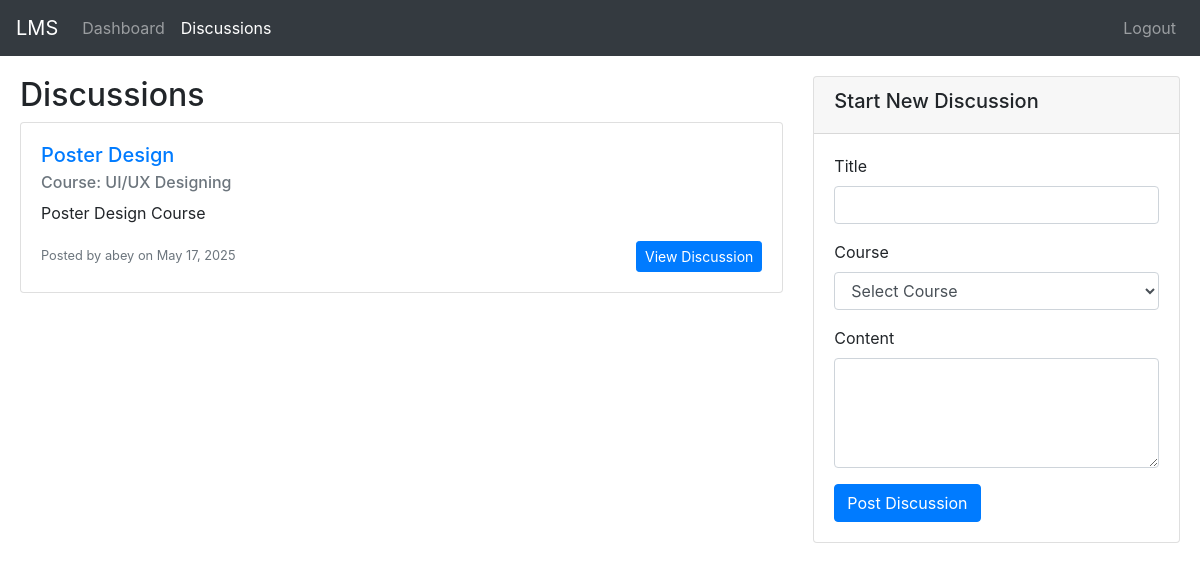
/discussions.php (signed in), run on the app's committed database.
### tables this page shows
CREATE TABLE `discussions` (
  `id` int(11) NOT NULL,
  `title` varchar(255) NOT NULL,
  `content` text NOT NULL,
  `author_id` int(11) NOT NULL,
  `course_id` int(11) NOT NULL,
  `created_at` timestamp NOT NULL DEFAULT current_timestamp()
);

CREATE TABLE `courses` (
  `course_id` int(11) NOT NULL,
  `title` varchar(150) NOT NULL,
  `description` text DEFAULT NULL,
  `instructor_id` int(11) NOT NULL,
  `created_at` timestamp NOT NULL DEFAULT current_timestamp()
);

CREATE TABLE `users` (
  `user_id` int(11) NOT NULL,
  `username` varchar(50) NOT NULL,
  `email` varchar(100) NOT NULL,
  `password` varchar(255) NOT NULL,
  `role` enum('student','instructor','admin') NOT NULL DEFAULT 'student',
  `full_name` varchar(100) DEFAULT NULL,
  `created_at` timestamp NOT NULL DEFAULT current_timestamp()
);

### discussions.php (the view, shortened to what this page needs)
<?php
require_once "config/database.php";
$role    = $_SESSION["role"];
$sql = "SELECT d.*, u.username as author_name, c.title as course_title
        FROM discussions d
        JOIN users u ON d.author_id = u.user_id
        JOIN courses c ON d.course_id = c.course_id
        ORDER BY d.created_at DESC";
$discussions = [];
if($stmt = mysqli_prepare($conn, $sql)){
    if(mysqli_stmt_execute($stmt)){
        $result = mysqli_stmt_get_result($stmt);
        while($row = mysqli_fetch_assoc($result)){
            $discussions[] = $row;
        }
    }
}
?>
<!DOCTYPE html>
<html lang="en">
<head>
    <link rel="stylesheet" href="https://stackpath.bootstrapcdn.com/bootstrap/4.5.2/css/bootstrap.min.css">
    <link rel="stylesheet" href="https://cdnjs.cloudflare.com/ajax/libs/font-awesome/5.15.4/css/all.min.css">
</head>
<body>
    <nav class="navbar navbar-expand-lg navbar-dark bg-dark">
        <a class="navbar-brand" href="#">LMS</a>
        <div class="collapse navbar-collapse" id="navbarNav">
            <ul class="navbar-nav mr-auto">
                <li class="nav-item"><a class="nav-link" href="index.php">Dashboard</a></li>
                <li class="nav-item active"><a class="nav-link" href="discussions.php">Discussions</a></li>
            </ul>
            <ul class="navbar-nav"><li class="nav-item"><a class="nav-link" href="logout.php">Logout</a></li></ul>
        </div>
    </nav>
    <div class="wrapper">
        <div class="row">
            <div class="col-md-8">
                <h2>Discussions</h2>
                <?php if(empty($discussions)): ?>
                    <p>No discussions available.</p>
                <?php else: ?>
                    <?php foreach($discussions as $discussion): ?>
                    <div class="card discussion-card">
                        <div class="card-body">
                            <h5 class="card-title">
                                <a href="view_discussion.php?id=<?php echo $discussion['id']; ?>">
                                    <?php echo htmlspecialchars($discussion['title']); ?>
                                </a>
                            </h5>
                            <h6 class="card-subtitle mb-2 text-muted">
                                Course: <?php echo htmlspecialchars($discussion['course_title']); ?>
                            </h6>
                            <p class="card-text">
                                <?php $snippet = htmlspecialchars($discussion['content']);
                                      echo strlen($snippet) > 200 ? substr($snippet,0,200) . '...' : $snippet; ?>
                            </p>
                            <div class="d-flex justify-content-between align-items-center">
                                <small class="text-muted">
                                    Posted by <?php echo htmlspecialchars($discussion['author_name']); ?>
                                    on <?php echo date('M d, Y', strtotime($discussion['created_at'])); ?>
                                </small>
                                <a href="view_discussion.php?id=<?php echo $discussion['id']; ?>" class="btn btn-primary btn-sm">
                                    View Discussion
                                </a>
                            </div>
                        </div>
                    </div>
                    <?php endforeach; ?>
                <?php endif; ?>
            </div>
            <?php if ($role === 'instructor'): ?>
            <div class="col-md-4">
                <div class="card">
                    <div class="card-header"><h5>Start New Discussion</h5></div>
                    <div class="card-body">
                        <form action="<?php echo htmlspecialchars($_SERVER['PHP_SELF']); ?>" method="post">
                            <div class="form-group">
                                <label>Title</label>
                                <input type="text" name="title" class="form-control" required>
                            </div>
                            <div class="form-group">
                                <label>Course</label>
                                <select name="course_id" class="form-control" required>
                                    <option value="">Select Course</option>
                                </select>
                            </div>
                            <div class="form-group">
                                <label>Content</label>
                                <textarea name="content" class="form-control" rows="4" required></textarea>
                            </div>
                            <button type="submit" class="btn btn-primary">Post Discussion</button>
                        </form>
                    </div>
                </div>
            </div>
            <?php endif; ?>
        </div>
    </div>
</body>
</html>

### discussions.php (style rules this page uses)
.wrapper { width: 1200px; margin: 0 auto; padding: 20px; }
.discussion-card { margin-bottom: 20px; }

### data on the page
discussions: title "Poster Design", course.title "UI/UX Designing", content "Poster Design Course", author.username "abey", created_at "May 17, 2025"
